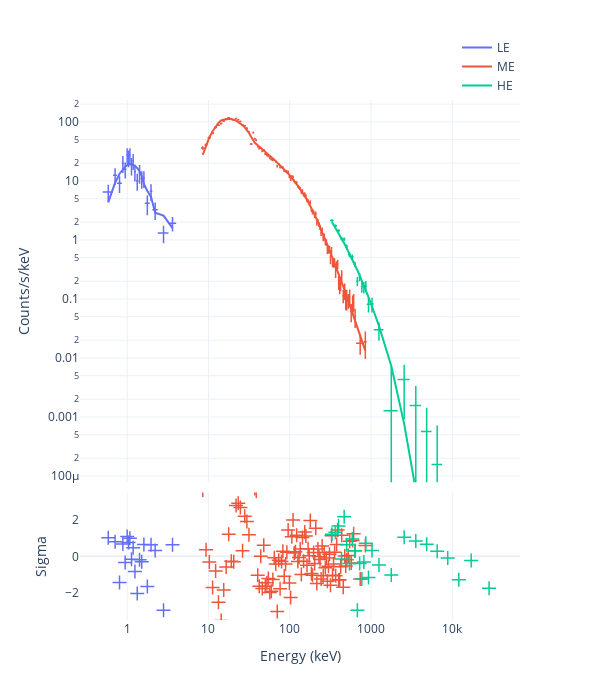

The code cell stored with this chart in its notebook:
### Code cell
fig = Plot.infer(post, style='CE')
fig.save(f'{savepath}/ctsspec')
